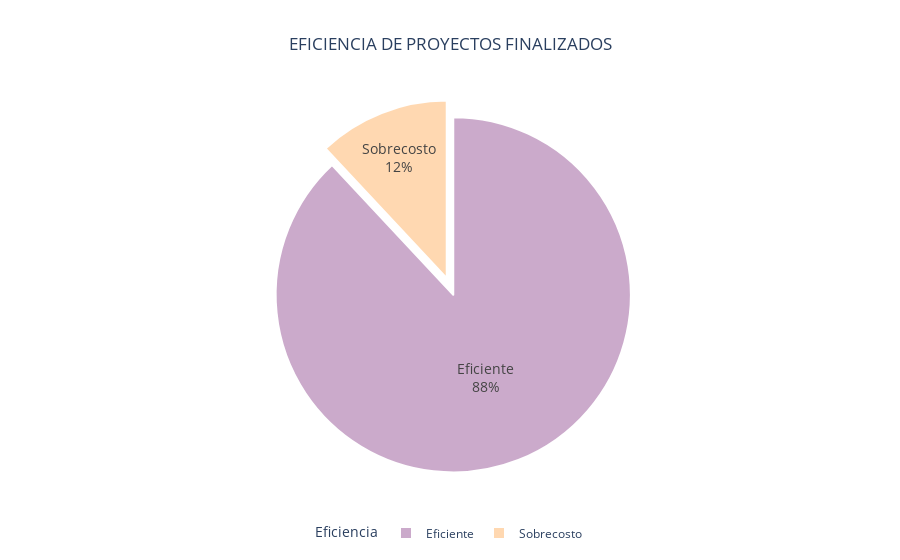

The notebook cell saved with this chart:
### Code cell
df_finalizado = df[df["EstadoGrupo"] == "Finalizado"].copy()

df_finalizado["Eficiencia"] = np.where(
    df_finalizado["ValorTotalProyecto"] <= df_finalizado["ValorVigenteProyecto"],
    "Eficiente",
    "Sobrecosto"
)

# 2) Tipos seguros + tiempo de ejecución
df_finalizado["Inicio"] = pd.to_numeric(df_finalizado["Inicio"], errors="coerce").astype("Int64")
df_finalizado["Fin"]    = pd.to_numeric(df_finalizado["Fin"],    errors="coerce").astype("Int64")
df_finalizado["TiempoEjecucion"] = (df_finalizado["Fin"] - df_finalizado["Inicio"] + 1)

# 3) Conteo para el gráfico (con nombres claros)
conteo = (df_finalizado["Eficiencia"]
          .value_counts(dropna=False)
          .rename_axis("Eficiencia")
          .reset_index(name="Cantidad"))

# 4) Pie chart
orden = ["Eficiente", "Sobrecosto"]  # asegura el orden en leyenda
conteo["Eficiencia"] = pd.Categorical(conteo["Eficiencia"], categories=orden, ordered=True)

fig = px.pie(
    conteo.sort_values("Eficiencia"),
    names="Eficiencia",
    values="Cantidad",
    color="Eficiencia",
    color_discrete_map={"Eficiente": "#CBAACB", "Sobrecosto": "#FFD8B1"},
    title="EFICIENCIA DE PROYECTOS FINALIZADOS",
    hole=0
)

fig.update_traces(
    textinfo="label+percent",
    textfont_size=14,
    pull=[0.05]*len(conteo),  # evita error si hay 1 sola categoría
    marker=dict(line=dict(color="white", width=2))
)

fig.update_layout(
    title_x=0.5,
    legend_title="Eficiencia",
    legend=dict(orientation="h", yanchor="bottom", y=-0.2, xanchor="center", x=0.5),
    template="plotly_white"
)

fig.show()
# fig.write_image("../visualizations/finalizados_eficiencia.png")

### Figure 1 — Plotly figure (JSON) as saved in the notebook; plotly's stock layout.template omitted (floating-point values rounded to 4 significant figures)
{"data": [{"customdata": [["Eficiente"], ["Sobrecosto"]], "domain": {"x": [0, 1], "y": [0, 1]}, "hole": 0, "hovertemplate": "Eficiencia=%{customdata[0]}<br>Cantidad=%{value}<extra></extra>", "labels": ["Eficiente", "Sobrecosto"], "legendgroup": "", "marker": {"colors": ["#CBAACB", "#FFD8B1"], "line": {"color": "white", "width": 2}}, "name": "", "pull": [0.05, 0.05], "showlegend": true, "textfont": {"size": 14}, "textinfo": "label+percent", "type": "pie", "values": [23652, 3212]}], "layout": {"legend": {"orientation": "h", "title": {"text": "Eficiencia"}, "tracegroupgap": 0, "x": 0.5, "xanchor": "center", "y": -0.2, "yanchor": "bottom"}, "title": {"text": "EFICIENCIA DE PROYECTOS FINALIZADOS", "x": 0.5}}}
